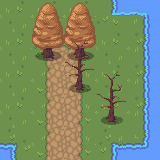

The image is a tile-based game level rendered from a .tmx file. Its description and complete source (layers, tilesets, objects, tile grids) follow:
An orthogonal 5x5 tile map with 32x32 px tiles, 3 tile layers (grass, trees 1, trees 2).

<map version="1.4" tiledversion="1.4.2" orientation="orthogonal" renderorder="right-down" width="5" height="5" tilewidth="32" tileheight="32" infinite="0" nextlayerid="4" nextobjectid="1">
 <tileset firstgid="1" source="RPG Nature Tileset Autumn.tsx" />
 <layer id="1" name="grass" width="5" height="5">
  <data encoding="csv">
67,67,67,69,53,
67,49,50,67,68,
67,63,61,67,68,
67,63,61,67,68,
55,63,61,54,83
</data>
 </layer>
 <layer id="2" name="trees 1" width="5" height="5">
  <data encoding="csv">
0,1,1,0,0,
0,16,16,0,0,
0,0,0,0,0,
0,0,0,0,0,
0,0,0,0,0
</data>
 </layer>
 <layer id="3" name="trees 2" width="5" height="5">
  <data encoding="csv">
0,0,0,0,0,
0,0,3,0,0,
0,0,18,3,0,
0,0,0,18,0,
0,0,0,0,0
</data>
 </layer>
</map>
